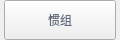
                    <widget class="QWidget" name="fdj_label_14" native="true">
                     <property name="geometry">
                      <rect>
                       <x>1130</x>
                       <y>110</y>
                       <width>120</width>
                       <height>40</height>
                      </rect>
                     </property>
                     <property name="minimumSize">
                      <size>
                       <width>0</width>
                       <height>40</height>
                      </size>
                     </property>
                     <property name="maximumSize">
                      <size>
                       <width>16777215</width>
                       <height>40</height>
                      </size>
                     </property>
                     <layout class="QHBoxLayout" name="horizontalLayout_20">
                      <property name="spacing">
                       <number>0</number>
                      </property>
                      <property name="leftMargin">
                       <number>0</number>
                      </property>
                      <property name="topMargin">
                       <number>0</number>
                      </property>
                      <property name="rightMargin">
                       <number>0</number>
                      </property>
                      <property name="bottomMargin">
                       <number>0</number>
                      </property>
                      <item>
                       <widget class="QLabel" name="label_139">
                        <property name="minimumSize">
                         <size>
                          <width>4</width>
                          <height>0</height>
                         </size>
                        </property>
                        <property name="maximumSize">
                         <size>
                          <width>4</width>
                          <height>16777215</height>
                         </size>
                        </property>
                        <property name="text">
                         <string/>
                        </property>
                        <property name="pixmap">
                         <pixmap resource="twoDdisplay.qrc">:/twoDdisplay/rectleft</pixmap>
                        </property>
                       </widget>
                      </item>
                      <item>
                       <widget class="QPushButton" name="gzbtn">
                        <property name="minimumSize">
                         <size>
                          <width>0</width>
                          <height>40</height>
                         </size>
                        </property>
                        <property name="maximumSize">
                         <size>
                          <width>16777215</width>
                          <height>40</height>
                         </size>
                        </property>
                        <property name="cursor">
                         <cursorShape>PointingHandCursor</cursorShape>
                        </property>
                        <property name="styleSheet">
                         <string notr="true">border-image:url(:/twoDdisplay/btnbg);
color:rgb(98,109,125);</string>
                        </property>
                        <property name="text">
                         <string>惯组</string>
                        </property>
                       </widget>
                      </item>
                      <item>
                       <widget class="QLabel" name="label_140">
                        <property name="minimumSize">
                         <size>
                          <width>4</width>
                          <height>0</height>
                         </size>
                        </property>
                        <property name="maximumSize">
                         <size>
                          <width>4</width>
                          <height>16777215</height>
                         </size>
                        </property>
                        <property name="text">
                         <string/>
                        </property>
                        <property name="pixmap">
                         <pixmap resource="twoDdisplay.qrc">:/twoDdisplay/rectright</pixmap>
                        </property>
                       </widget>
                      </item>
                     </layout>
                    </widget>
